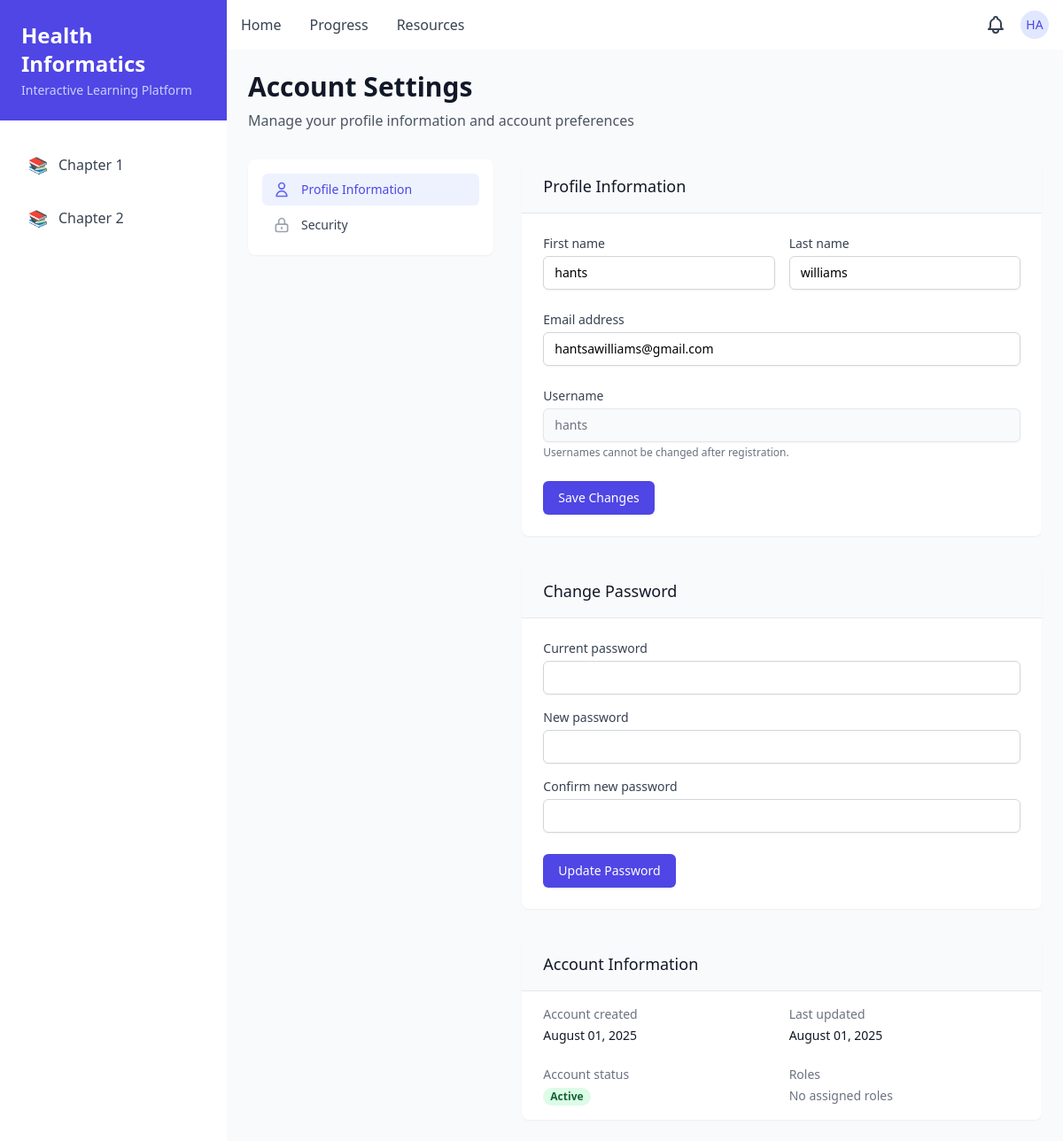
Page /auth/account (signed in) on the earlier database version.
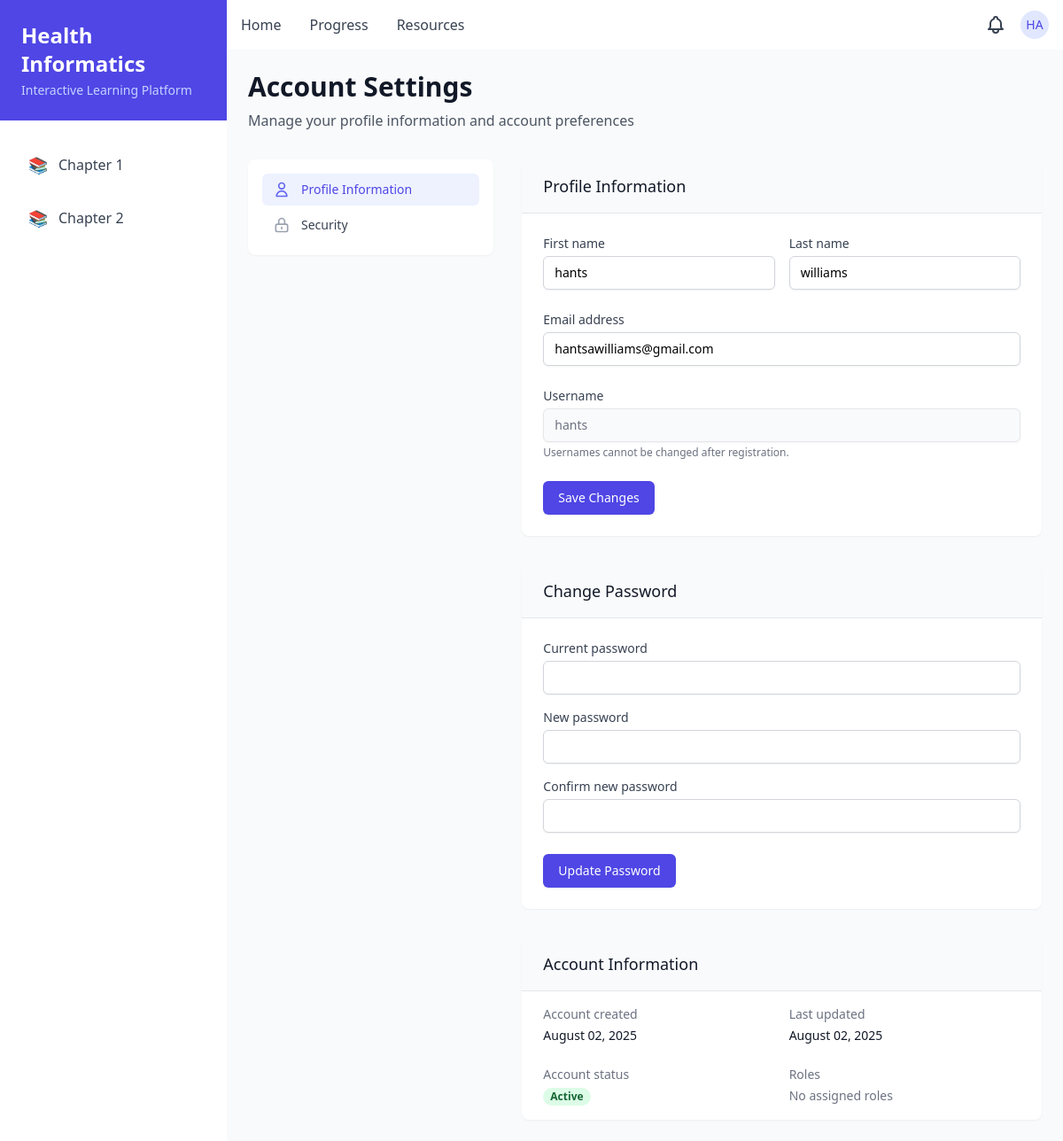
Same page on the later database version.
### database/models.py (models this page shows, shortened)
class User(Base):
    __tablename__ = 'users'
    id = Column(Integer, primary_key=True)
    username = Column(String(64), unique=True, nullable=False, index=True)
    email = Column(String(120), unique=True, nullable=False, index=True)
    password_hash = Column(String(256), nullable=False)
    first_name = Column(String(64))
    last_name = Column(String(64))
    is_active = Column(Boolean, default=True)
    created_at = Column(DateTime, default=datetime.utcnow)
    updated_at = Column(DateTime, default=datetime.utcnow, onupdate=datetime.utcnow)
    roles = relationship('Role', secondary=user_roles, back_populates='users')
    progress = relationship('UserProgress', uselist=False, back_populates='user')
    def has_role(self, role_name):
        return any(role.name == role_name for role in self.roles)
    def get_full_name(self):
        if self.first_name and self.last_name:
            return f"{self.first_name} {self.last_name}"
        return self.username

### auth/__init__.py (the view, shortened to what this page needs)
@auth_bp.route('/account', methods=('GET', 'POST'))
def account_settings():
    if g.user is None:
        return redirect(url_for('auth.login', next=request.endpoint))
    return render_template('auth/account.html')

### auth/__init__.py (called while the page is built)
@auth_bp.before_app_request
def load_logged_in_user():
    user_id = session.get('user_id')
    if user_id is None:
        g.user = None
    else:
        g.user = User.query.get(user_id)

### database/__init__.py (called while the page is built)
def init_db(app):
    with app.app_context():
        db_url = get_db_url()
        engine = create_engine(db_url, pool_pre_ping=True)
        app.db_session = scoped_session(sessionmaker(autocommit=False, autoflush=False, bind=engine))
        Base.query = app.db_session.query_property()
        from . import models
        from . import progress_models
        Base.metadata.create_all(bind=engine)
        @app.teardown_appcontext
        def shutdown_session(exception=None):
            """
            Remove the database session at the end of the request or when the app shuts down.
            """
            app.db_session.remove()

### templates/auth/account.html (shortened to what this page needs)
{% extends "base.html" %}
{% block content %}
<div class="max-w-4xl mx-auto">
    <div class="mb-8">
        <h1 class="text-3xl font-bold text-gray-900 mb-2">Account Settings</h1>
        <p class="text-gray-600">Manage your profile information and account preferences</p>
    </div>
    <div class="grid grid-cols-1 md:grid-cols-3 gap-8">
        <div class="md:col-span-1">
            <div class="bg-white rounded-lg shadow-sm p-4 sticky top-4">
                <nav class="space-y-1">
                    <a href="#profile" class="flex items-center px-3 py-2 text-sm font-medium text-indigo-600 rounded-md bg-indigo-50">
                        <svg class="mr-3 h-5 w-5 text-indigo-500" fill="none" stroke="currentColor" viewBox="0 0 24 24">
                            <path stroke-linecap="round" stroke-linejoin="round" stroke-width="2" d="M16 7a4 4 0 11-8 0 4 4 0 018 0zM12 14a7 7 0 00-7 7h14a7 7 0 00-7-7z"></path>
                        </svg>
                        Profile Information
                    </a>
                    <a href="#security" class="flex items-center px-3 py-2 text-sm font-medium text-gray-700 hover:text-indigo-600 hover:bg-indigo-50 rounded-md">
                        <svg class="mr-3 h-5 w-5 text-gray-400 group-hover:text-indigo-500" fill="none" stroke="currentColor" viewBox="0 0 24 24">
                            <path stroke-linecap="round" stroke-linejoin="round" stroke-width="2" d="M12 15v2m-6 4h12a2 2 0 002-2v-6a2 2 0 00-2-2H6a2 2 0 00-2 2v6a2 2 0 002 2zm10-10V7a4 4 0 00-8 0v4h8z"></path>
                        </svg>
                        Security
                    </a>
                </nav>
            </div>
        </div>
        <div class="md:col-span-2 space-y-8">
            <div id="profile" class="bg-white rounded-lg shadow-sm overflow-hidden">
                <div class="border-b border-gray-200 bg-gray-50 px-6 py-4">
                    <h2 class="text-lg font-medium text-gray-900">Profile Information</h2>
                </div>
                <div class="p-6">
                    <form method="post" action="{{ url_for('auth.account_settings') }}">
                        <div class="grid grid-cols-1 gap-y-6 gap-x-4 sm:grid-cols-2">
                            <div>
                                <label for="first_name" class="block text-sm font-medium text-gray-700">First name</label>
                                <input type="text" name="first_name" id="first_name" value="{{ user.first_name or '' }}"
                                       class="mt-1 block w-full border border-gray-300 rounded-md shadow-sm py-2 px-3 focus:outline-none focus:ring-indigo-500 focus:border-indigo-500 sm:text-sm">
                            </div>
                            <div>
                                <label for="last_name" class="block text-sm font-medium text-gray-700">Last name</label>
                                <input type="text" name="last_name" id="last_name" value="{{ user.last_name or '' }}"
                                       class="mt-1 block w-full border border-gray-300 rounded-md shadow-sm py-2 px-3 focus:outline-none focus:ring-indigo-500 focus:border-indigo-500 sm:text-sm">
                            </div>
                            <div class="sm:col-span-2">
                                <label for="email" class="block text-sm font-medium text-gray-700">Email address</label>
                                <input type="email" name="email" id="email" value="{{ user.email }}" required
                                       class="mt-1 block w-full border border-gray-300 rounded-md shadow-sm py-2 px-3 focus:outline-none focus:ring-indigo-500 focus:border-indigo-500 sm:text-sm">
                            </div>
                            <div class="sm:col-span-2">
                                <label for="username" class="block text-sm font-medium text-gray-700">Username</label>
                                <input type="text" name="username" id="username" value="{{ user.username }}" disabled
                                       class="mt-1 block w-full border border-gray-200 bg-gray-50 rounded-md shadow-sm py-2 px-3 text-gray-500 sm:text-sm">
                                <p class="mt-1 text-xs text-gray-500">Usernames cannot be changed after registration.</p>
                            </div>
                        </div>
                        <div class="mt-6">
                            <button type="submit" name="update_profile" value="1"
                                    class="inline-flex justify-center py-2 px-4 border border-transparent shadow-sm text-sm font-medium rounded-md text-white bg-indigo-600 hover:bg-indigo-700 focus:outline-none focus:ring-2 focus:ring-offset-2 focus:ring-indigo-500">
                                Save Changes
                            </button>
                        </div>
                    </form>
                </div>
            </div>
            <div id="security" class="bg-white rounded-lg shadow-sm overflow-hidden">
                <div class="border-b border-gray-200 bg-gray-50 px-6 py-4">
                    <h2 class="text-lg font-medium text-gray-900">Change Password</h2>
                </div>
                <div class="p-6">
                    <form method="post" action="{{ url_for('auth.account_settings') }}">
                        <div class="space-y-4">
                            <div>
                                <label for="current_password" class="block text-sm font-medium text-gray-700">Current password</label>
                                <input type="password" name="current_password" id="current_password" required
                                       class="mt-1 block w-full border border-gray-300 rounded-md shadow-sm py-2 px-3 focus:outline-none focus:ring-indigo-500 focus:border-indigo-500 sm:text-sm">
                            </div>
                            <div>
                                <label for="new_password" class="block text-sm font-medium text-gray-700">New password</label>
                                <input type="password" name="new_password" id="new_password" required
                                       class="mt-1 block w-full border border-gray-300 rounded-md shadow-sm py-2 px-3 focus:outline-none focus:ring-indigo-500 focus:border-indigo-500 sm:text-sm">
                            </div>
                            <div>
                                <label for="confirm_password" class="block text-sm font-medium text-gray-700">Confirm new password</label>
                                <input type="password" name="confirm_password" id="confirm_password" required
                                       class="mt-1 block w-full border border-gray-300 rounded-md shadow-sm py-2 px-3 focus:outline-none focus:ring-indigo-500 focus:border-indigo-500 sm:text-sm">
                            </div>
                        </div>
                        <div class="mt-6">
                            <button type="submit" name="change_password" value="1"
                                    class="inline-flex justify-center py-2 px-4 border border-transparent shadow-sm text-sm font-medium rounded-md text-white bg-indigo-600 hover:bg-indigo-700 focus:outline-none focus:ring-2 focus:ring-offset-2 focus:ring-indigo-500">
                                Update Password
                            </button>
                        </div>
                    </form>
                </div>
            </div>
            <div class="bg-white rounded-lg shadow-sm overflow-hidden">
                <div class="border-b border-gray-200 bg-gray-50 px-6 py-4">
                    <h2 class="text-lg font-medium text-gray-900">Account Information</h2>
                </div>
                <div class="px-6 py-4">
                    <dl class="grid grid-cols-1 gap-x-4 gap-y-6 sm:grid-cols-2">
                        <div>
                            <dt class="text-sm font-medium text-gray-500">Account created</dt>
                            <dd class="mt-1 text-sm text-gray-900">{{ user.created_at.strftime('%B %d, %Y') }}</dd>
                        </div>
                        <div>
                            <dt class="text-sm font-medium text-gray-500">Last updated</dt>
                            <dd class="mt-1 text-sm text-gray-900">{{ user.updated_at.strftime('%B %d, %Y') }}</dd>
                        </div>
                        <div>
                            <dt class="text-sm font-medium text-gray-500">Account status</dt>
                            <dd class="mt-1 text-sm text-gray-900">
                                {% if user.is_active %}
                                    <span class="px-2 inline-flex text-xs leading-5 font-semibold rounded-full bg-green-100 text-green-800">
                                        Active
                                    </span>
                                {% else %}
                                    <span class="px-2 inline-flex text-xs leading-5 font-semibold rounded-full bg-red-100 text-red-800">
                                        Inactive
                                    </span>
                                {% endif %}
                            </dd>
                        </div>
                        <div>
                            <dt class="text-sm font-medium text-gray-500">Roles</dt>
                            <dd class="mt-1 text-sm text-gray-900">
                                {% if user.roles %}
                                    {% for role in user.roles %}
                                        <span class="px-2 mr-1 inline-flex text-xs leading-5 font-semibold rounded-full bg-blue-100 text-blue-800">
                                            {{ role.name }}
                                        </span>
                                    {% endfor %}
                                {% else %}
                                    <span class="text-gray-500">No assigned roles</span>
                                {% endif %}
                            </dd>
                        </div>
                    </dl>
                </div>
            </div>
        </div>
    </div>
</div>
{% endblock %}

### templates/base.html (shortened to what this page needs)
<!DOCTYPE html>
<html lang="en">
<head>
    <script src="https://cdn.tailwindcss.com"></script>
</head>
<body class="{% if user %}flex{% endif %} h-screen bg-gray-50">
    {% if user %}
    <div class="w-64 bg-white shadow-lg">
        <div class="p-6 bg-indigo-600">
            <h2 class="text-2xl font-bold text-white">Health Informatics</h2>
            <p class="text-indigo-200 text-sm mt-1"> Interactive Learning Platform</p>
        </div>
        <nav class="mt-6">
            <div class="px-4">
                {% for chapter in chapters %}
                <a href="{{ url_for('chapter', chapter_id=chapter.id) }}" class="flex items-center px-4 py-3 {% if not loop.first %}mt-2{% endif %} text-gray-700 hover:bg-indigo-50 hover:text-indigo-600 rounded-lg transition-colors duration-200">
                    <span class="text-lg mr-3">{{ chapter.emoji }}</span>
                    <span class="font-medium">{{ chapter.id.replace('chapter', 'Chapter ') }}</span>
                </a>
                {% endfor %}
            </div>
        </nav>
    </div>
    {% endif %}
    <div class="flex-1 flex flex-col">
        <div class="bg-white shadow-sm">
            <div class="max-w-7xl mx-auto">
                <div class="flex justify-between items-center px-4 py-3">
                    {% if user %}
                    <div class="flex items-center space-x-8">
                        <a href="/" class="text-gray-700 hover:text-indigo-600 font-medium transition-colors duration-200">Home</a>
                        <a href="{{ url_for('progress.user_dashboard') }}" class="text-gray-700 hover:text-indigo-600 font-medium transition-colors duration-200">Progress</a>
                        <a href="{{ url_for('resources') }}" class="text-gray-700 hover:text-indigo-600 font-medium transition-colors duration-200">Resources</a>
                    </div>
                    <div class="flex items-center space-x-4">
                        <button class="text-gray-700 hover:text-indigo-600">
                        </button>
                        <div class="relative group">
                            <button class="inline-flex items-center justify-center rounded-full h-8 w-8 bg-indigo-100 text-indigo-600 hover:bg-indigo-200 transition-colors duration-200">
                                <span class="text-sm font-medium">{{ user.username[:2].upper() }}</span>
                            </button>
                        </div>
                    </div>
                    {% endif %}
                </div>
            </div>
        </div>
        <div class="flex-1 overflow-auto bg-gray-50">
            <div class="max-w-7xl mx-auto px-4 py-6">
                {% block content %}{% endblock %}
            </div>
        </div>
    </div>
</body>
</html>

Differences in the rows shown:
changed User "HA": created_at "August 01, 2025" → "August 02, 2025"; updated_at "August 01, 2025" → "August 02, 2025"
